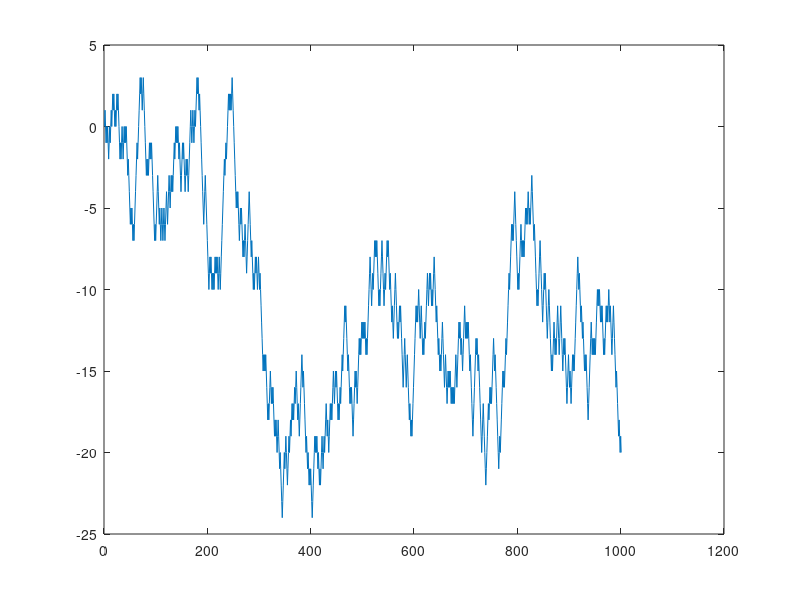
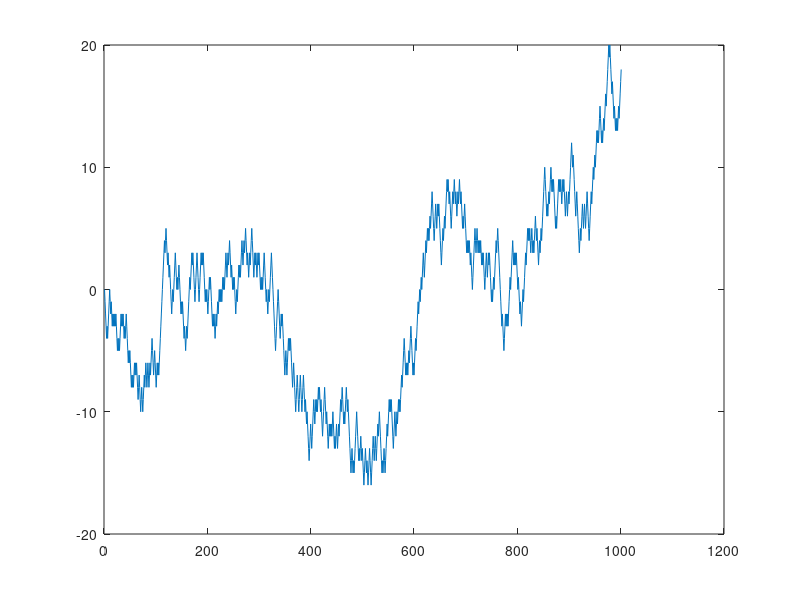
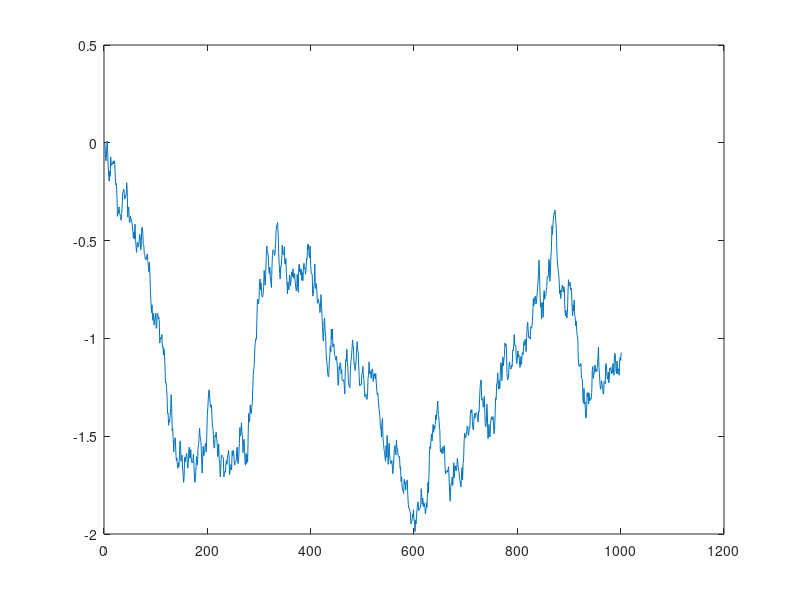
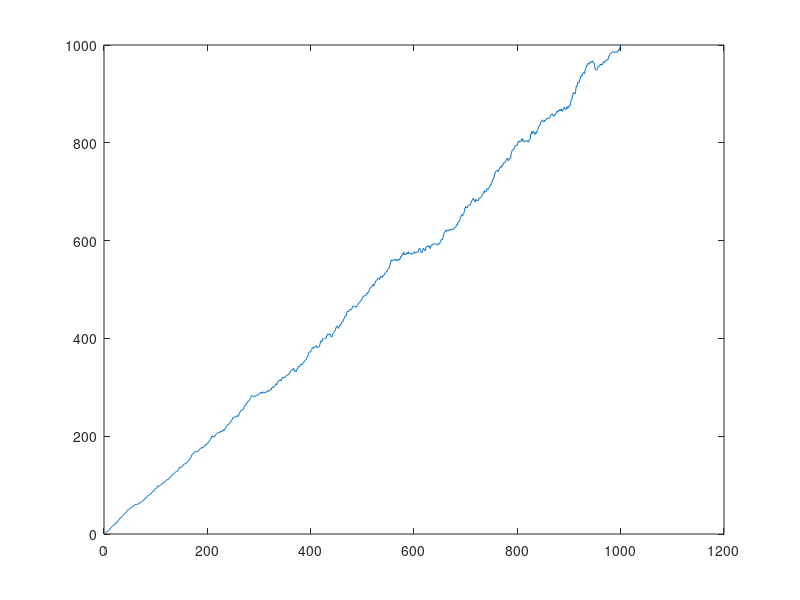

Reproduce these figures in MATLAB, in order.
    %% Load a file
load('randomwalk.mat');

%% Plot trajectory of particle #14 (1-3)

fig1 = figure(1);
plot(X(14,:)) 

%% Plot all trajectories (1-4)

fig2 = figure(2);

for i = 1:500
    plot(X(i,:))
%     hold on
    
end

hold off

%% Plot mean displacement over time (1-5)

fig3 = figure(3);
meandisplacement = [];

M = mean(X);
plot([1:1001],M)

%% Plot mean square displacement over time (1-6)

fig4 = figure(4);
squaredisplacement = X.^2;

meansquaredisplacement = mean(squaredisplacement);
plot([1:1001],meansquaredisplacement)

%% 

        

